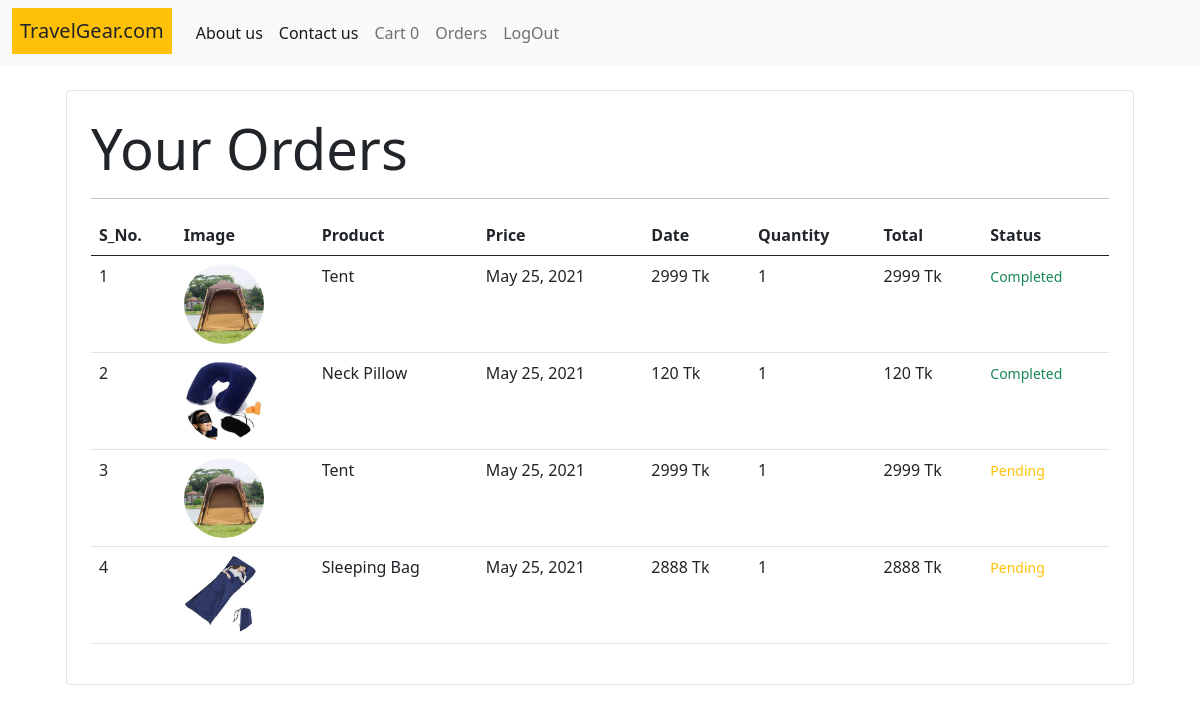
Page /orders (signed in) on the committed database.
### store/models/orders.py (models this page shows, shortened)
class Order(models.Model):
    product = models.ForeignKey(Product, on_delete=models.CASCADE)
    customer = models.ForeignKey(Customer, on_delete=models.CASCADE)
    quantity = models.IntegerField(default=1)
    price = models.IntegerField()
    address = models.CharField(max_length=80, default='', blank=True)
    phone = models.CharField(max_length=20, default='', blank=True)
    date = models.DateField(default=datetime.datetime.today)
    status = models.BooleanField(default=False)
    @staticmethod
    def get_orders_by_customer(customer_id):
        return Order\
            .objects\
            .filter(customer=customer_id)\
            .order_by('-date')

### store/models/product.py (models this page shows, shortened)
class Product(models.Model):
    name = models.CharField(max_length=50)
    price = models.IntegerField(default=0)
    category = models.ForeignKey(Category, on_delete=models.CASCADE, default=1)
    description = models.CharField(max_length=200, default='', null=True, blank=True)
    image = models.ImageField(upload_to='uploads/products/')

### store/middlewares/auth.py (the view)
    def middleware(request):
        print(request.session.get('customer'))
        returnUrl = request.META['PATH_INFO']
        print(request.META['PATH_INFO'])
        if not request.session.get('customer'):
            return redirect(f'login?return_Url={returnUrl}')
        response = get_response(request)
        return response

### store/templatetags/custom_filters.py (called while the page is built)
@register.filter(name='currency')
def currency(number):
    return str(number)+" Tk"

@register.filter(name='multiply')
def currency(number, number1):
    return number * number1

### store/views/orders.py (called while the page is built)
    def get(self, request):
        customer = request.session.get('customer')
        orders = Order.get_orders_by_customer(customer)
        print(orders)
        orders = orders.reverse()
        return render(request, 'orders.html', {'orders': orders})

### store/templates/orders.html
{% extends 'base.html' %}
{% block content %}
{% load cart %}
{% load custom_filters %}
<div class="container">
    <div class="border rounded p-4 m-4">
        <p class="display-4 pl-4 ml-4">Your Orders</p>
        <hr>
            <table class="table">
                <thead>
                    <tr>
                        <th>S_No.</th>
                        <th>Image</th>
                        <th>Product</th>
                        <th>Price</th>
                        <th>Date</th>
                        <th>Quantity</th>
                        <th>Total</th>
                        <th>Status</th>
                    </tr>
                </thead>
                <tbody>
                    {% for order in orders %}
                    <tr>
                        <td>{{forloop.counter}}</td>
                        <td><img style="height: 80px;" class="rounded-circle" src="{{order.product.image.url}}" alt=""></td>
                        <td>{{order.product.name}}</td>
                        <td>{{order.date}}</td>
                        <td>{{order.price|currency}}</td>
                        <td>{{order.quantity}}</td>
                        <td>{{order.quantity|multiply:order.price|currency}}</td>
                        {% if order.status %}
                        <td><small class="text-success">Completed</small></td>
                        {% else %}
                        <td><small class="text-warning">Pending</small></td>
                        {% endif %}
                    </tr>
                    {% endfor %}
                </tbody>
            </table>
    </div>
</div>
{% endblock %}

### store/templates/base.html (shortened to what this page needs)
{% load static %}
<!doctype html>
<html lang="en">
  <head>
    <link href="https://cdn.jsdelivr.net/npm/bootstrap@5.0.0-beta3/dist/css/bootstrap.min.css" rel="stylesheet">
  </head>
  <body>
    <nav class="navbar navbar-expand-lg navbar-light bg-light">
      <div class="container-fluid">
        <a class=" p-2 mb-1 bg-warning text-dark navbar-brand" href="/">TravelGear.com</a>
        <div class="collapse navbar-collapse" id="navbarSupportedContent">
          <ul class="navbar-nav ">
            <li class="nav-item">
              <a class="nav-link active" aria-current="page" href="/about">About us</a>
            </li>
          </ul>
          <ul class="navbar-nav">
            <li class="nav-item">
              <a class="nav-link active" aria-current="page" href="/contact">Contact us</a>
            </li>
          </ul>
          <ul class="navbar-nav  my-2 my-lg-0">
            <li class="nav-item">
              <a class="nav-link "  href="/cart">Cart
                <span class="badge-info">{{request.session.cart.keys|length}}</span>
                </a>
            </li>
            {% if request.session.customer %}
            <li class="nav-item">
              <a class="nav-link "  href="/orders">Orders</a>
            </li>
            <li class="nav-item">
              <a class="nav-link "  href="/logout">LogOut</a>
            </li>
            {% endif %}
          </ul>
        </div>
      </div>
    </nav>
    {% block content %}
    {% endblock %}
  </body>
</html>

### rows in the picture
Order: product.image (picture), product.name "Tent", date "May 25, 2021", price "2999 Tk", quantity "1", quantity|multiply "2999 Tk", status "Completed"
Order: product.image (picture), product.name "Neck Pillow", date "May 25, 2021", price "120 Tk", quantity "1", quantity|multiply "120 Tk", status "Completed"
Order: product.image (picture), product.name "Tent", date "May 25, 2021", price "2999 Tk", quantity "1", quantity|multiply "2999 Tk", status "Pending"
Order: product.image (picture), product.name "Sleeping Bag", date "May 25, 2021", price "2888 Tk", quantity "1", quantity|multiply "2888 Tk", status "Pending"

### other values in the picture
{{ request.session.cart.keys|length }} "0"
